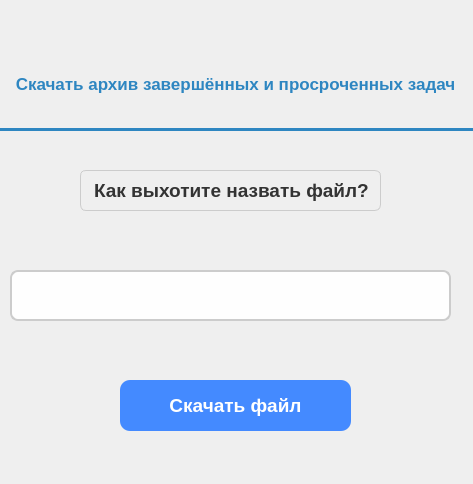
<?xml version="1.0" encoding="UTF-8"?>
<ui version="4.0">
 <class>Dialog</class>
 <widget class="QDialog" name="Dialog">
  <property name="geometry">
   <rect>
    <x>0</x>
    <y>0</y>
    <width>473</width>
    <height>484</height>
   </rect>
  </property>
  <property name="minimumSize">
   <size>
    <width>473</width>
    <height>484</height>
   </size>
  </property>
  <property name="maximumSize">
   <size>
    <width>473</width>
    <height>484</height>
   </size>
  </property>
  <property name="windowTitle">
   <string>Dialog</string>
  </property>
  <property name="styleSheet">
   <string notr="true">QWidget {
    background: qlineargradient(x1:0, y1:0, x2:0, y2:1,
        stop:0 #b5e1c3,
        stop:1 #7fb5b5);
}
</string>
  </property>
  <widget class="QLineEdit" name="input_filename_history">
   <property name="geometry">
    <rect>
     <x>10</x>
     <y>270</y>
     <width>441</width>
     <height>51</height>
    </rect>
   </property>
   <property name="styleSheet">
    <string notr="true">QLineEdit {
    border: 2px solid #cccccc;         /* светло-серая рамка */
    border-radius: 8px;                /* скруглённые углы */
    padding: 8px 12px;                 /* внутренние отступы */
    font-size: 14pt;                   /* размер шрифта */
    background-color: #fefefe;         /* почти белый фон */
    color: #333333;                    /* тёмно-серый текст */
    transition: border-color 0.3s ease; /* плавное изменение рамки */
}

QLineEdit:focus {
    border-color: #448aff;             /* ярко-синий цвет при фокусе */
    background-color: #ffffff;         /* белый фон при фокусе */
    outline: none;                     /* убираем стандартное выделение */
}
    QLineEdit::placeholder {
        color: #999999;
        font-style: italic;
    }</string>
   </property>
   <property name="text">
    <string/>
   </property>
   <property name="alignment">
    <set>Qt::AlignmentFlag::AlignCenter</set>
   </property>
  </widget>
  <widget class="QLabel" name="add_task_label_des_2">
   <property name="geometry">
    <rect>
     <x>-90</x>
     <y>40</y>
     <width>651</width>
     <height>101</height>
    </rect>
   </property>
   <property name="styleSheet">
    <string notr="true">QLabel {
    background-color: transparent;
    color: #2E86C1;               /* насыщенный синий цвет */
    font-size: 13pt;              /* крупный шрифт */
    font-weight: bold;            /* жирный текст */
    padding: 8px 15px;
    border-bottom: 3px solid #2E86C1;  /* нижняя цветная линия — акцент */
    margin-bottom: 10px;
}
</string>
   </property>
   <property name="text">
    <string>Скачать архив завершённых и просроченных задач</string>
   </property>
   <property name="alignment">
    <set>Qt::AlignmentFlag::AlignCenter</set>
   </property>
  </widget>
  <widget class="QPushButton" name="don_history">
   <property name="geometry">
    <rect>
     <x>120</x>
     <y>380</y>
     <width>231</width>
     <height>51</height>
    </rect>
   </property>
   <property name="styleSheet">
    <string notr="true">QPushButton {
    background-color: #448aff;          /* насыщенный синий фон */
    color: white;                       /* белый текст */
    border: none;                      /* без рамки */
    border-radius: 10px;               /* скруглённые углы */
    padding: 10px 20px;                /* внутренние отступы */
    font-size: 14pt;                   /* размер шрифта */
    font-weight: bold;                 /* жирный текст */
    transition: background-color 0.3s ease;
}

QPushButton:hover {
    background-color: #2979ff;          /* более яркий синий при наведении */
}

QPushButton:pressed {
    background-color: #1c54b2;          /* тёмно-синий при нажатии */
}
</string>
   </property>
   <property name="text">
    <string>Скачать файл</string>
   </property>
  </widget>
  <widget class="QLabel" name="label">
   <property name="geometry">
    <rect>
     <x>80</x>
     <y>170</y>
     <width>301</width>
     <height>41</height>
    </rect>
   </property>
   <property name="styleSheet">
    <string notr="true">QLabel {
    background-color: transparent;    /* прозрачный фон */
    color: #333333;                   /* тёмно-серый цвет текста */
    font-size: 14pt;                  /* размер шрифта */
    font-weight: 600;                 /* чуть жирнее */
    padding: 4px 8px;                 /* отступы вокруг текста */
    border-radius: 6px;               /* скруглённые углы */
    border: 1px solid #cccccc;       /* тонкая светлая рамка */
    /* можно добавить лёгкую тень для текста */
    text-shadow: 1px 1px 2px rgba(0,0,0,0.1);
}
</string>
   </property>
   <property name="text">
    <string>Как выхотите назвать файл?</string>
   </property>
  </widget>
 </widget>
 <resources/>
 <connections/>
</ui>
